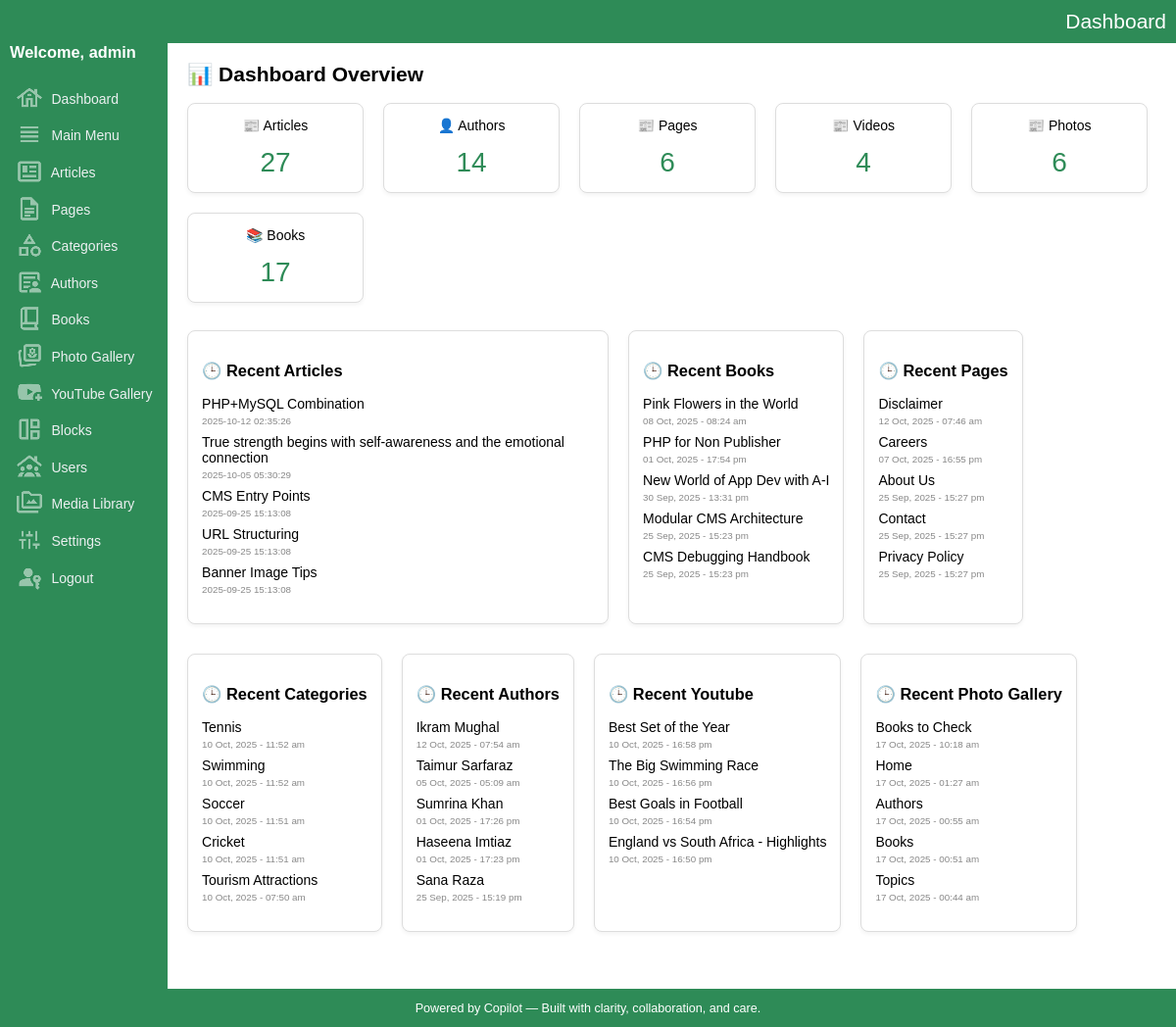
/admin/index.php (signed in), run on an earlier commit of the app's database.
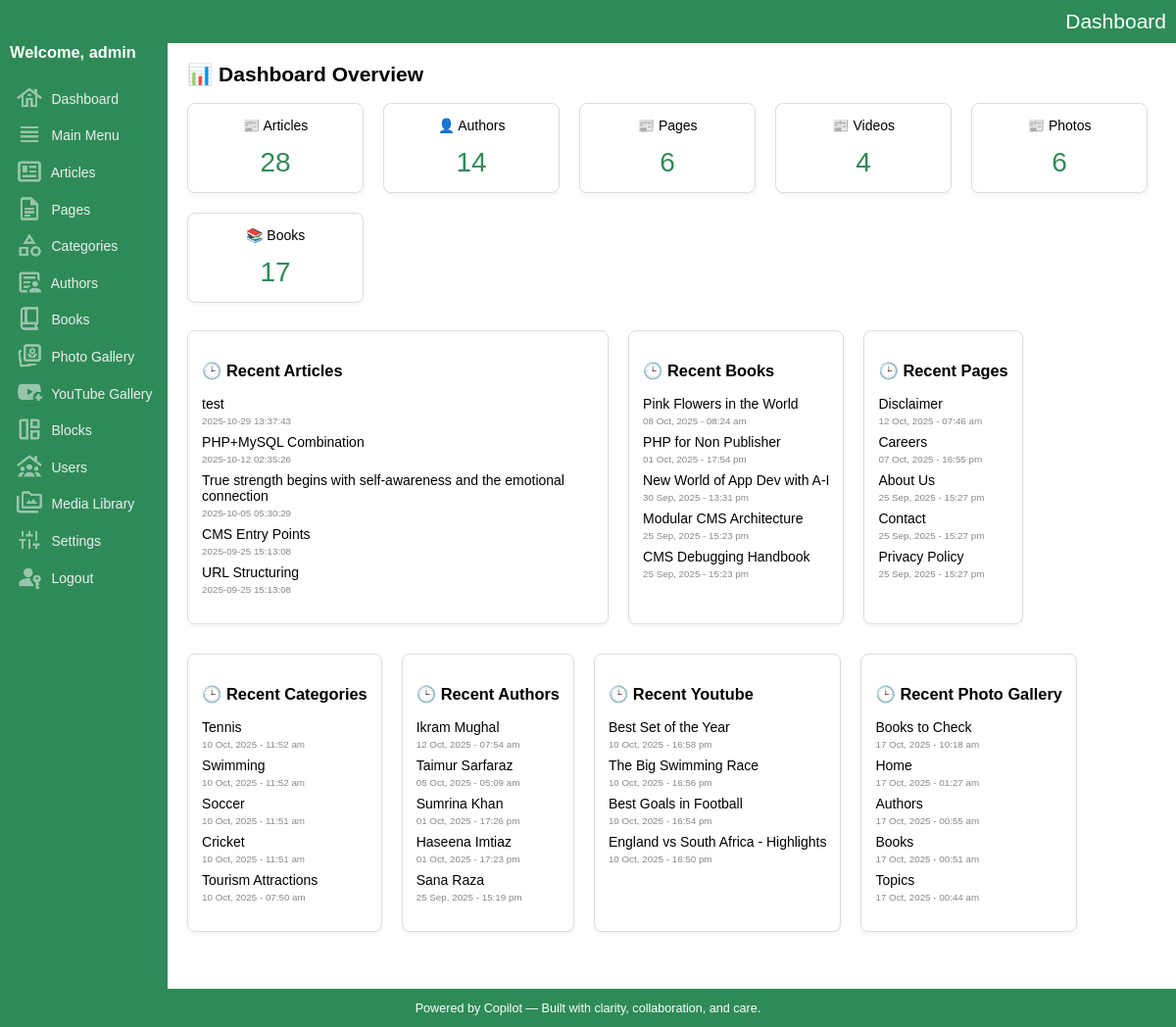
And on a later commit of the database.
### tables this page shows
CREATE TABLE IF NOT EXISTS `articles` (
  `key_articles` int(10) UNSIGNED NOT NULL AUTO_INCREMENT,
  `key_media_banner` int(10) UNSIGNED DEFAULT '0',
  `document_number` varchar(50) NOT NULL DEFAULT '',
  `title` varchar(300) NOT NULL DEFAULT '',
  `title_sub` varchar(300) NOT NULL DEFAULT '',
  `article_snippet` varchar(1000) NOT NULL DEFAULT '',
  `article_content` mediumtext NOT NULL,
  `content_type` varchar(30) NOT NULL DEFAULT '',
  `book_indent_level` tinyint(4) NOT NULL DEFAULT '0',
  `url` varchar(200) NOT NULL DEFAULT '',
  `banner_image_url` varchar(2000) DEFAULT '',
  `sort` smallint(6) NOT NULL DEFAULT '0',
  `entry_date_time` timestamp NOT NULL DEFAULT CURRENT_TIMESTAMP,
  `update_date_time` timestamp NOT NULL DEFAULT CURRENT_TIMESTAMP,
  `created_by` int(10) UNSIGNED DEFAULT NULL,
  `updated_by` int(10) UNSIGNED DEFAULT NULL,
  `status` enum('draft','on','off') DEFAULT 'draft',
  PRIMARY KEY (`key_articles`),
  KEY `fk_articles_media` (`key_media_banner`),
  KEY `entry_date_time` (`entry_date_time`),
  KEY `update_date_time` (`update_date_time`),
  KEY `document_number` (`document_number`)
);

CREATE TABLE IF NOT EXISTS `books` (
  `key_books` int(10) UNSIGNED NOT NULL AUTO_INCREMENT,
  `key_media_banner` int(10) UNSIGNED DEFAULT NULL,
  `title` varchar(200) NOT NULL DEFAULT '',
  `subtitle` varchar(200) NOT NULL DEFAULT '',
  `description` text NOT NULL,
  `banner_image_url` varchar(2000) DEFAULT '',
  `url` varchar(200) NOT NULL DEFAULT '',
  `author_name` varchar(200) NOT NULL DEFAULT '',
  `publisher` varchar(200) NOT NULL DEFAULT '',
  `publish_year` varchar(4) NOT NULL DEFAULT '',
  `isbn` varchar(17) DEFAULT '',
  `is_featured` tinyint(1) DEFAULT NULL,
  `language` varchar(50) DEFAULT NULL,
  `format` varchar(50) DEFAULT NULL,
  `weight_grams` int(11) DEFAULT NULL,
  `sku` varchar(50) DEFAULT NULL,
  `status` varchar(3) NOT NULL DEFAULT '',
  `sort` smallint(6) NOT NULL DEFAULT '0',
  `entry_date_time` timestamp NOT NULL DEFAULT CURRENT_TIMESTAMP,
  `update_date_time` timestamp NOT NULL DEFAULT CURRENT_TIMESTAMP ON UPDATE CURRENT_TIMESTAMP,
  `created_by` int(10) UNSIGNED DEFAULT NULL,
  `updated_by` int(10) UNSIGNED DEFAULT NULL,
  PRIMARY KEY (`key_books`),
  KEY `fk_books_media` (`key_media_banner`)
);

CREATE TABLE IF NOT EXISTS `pages` (
  `key_pages` int(10) UNSIGNED NOT NULL AUTO_INCREMENT,
  `key_media_banner` int(10) UNSIGNED DEFAULT NULL,
  `banner_image_url` varchar(2000) NOT NULL DEFAULT '',
  `title` varchar(200) NOT NULL DEFAULT '',
  `page_content` text NOT NULL,
  `url` varchar(200) NOT NULL DEFAULT '',
  `sort` smallint(6) NOT NULL DEFAULT '0',
  `status` varchar(3) NOT NULL DEFAULT '',
  `entry_date_time` timestamp NOT NULL DEFAULT CURRENT_TIMESTAMP,
  `update_date_time` timestamp NOT NULL DEFAULT CURRENT_TIMESTAMP,
  PRIMARY KEY (`key_pages`),
  KEY `fk_pages_media` (`key_media_banner`)
);

CREATE TABLE IF NOT EXISTS `categories` (
  `key_categories` int(10) UNSIGNED NOT NULL AUTO_INCREMENT,
  `key_media_banner` int(10) UNSIGNED NOT NULL DEFAULT '0',
  `name` varchar(200) NOT NULL DEFAULT '',
  `description` varchar(1000) NOT NULL DEFAULT '',
  `url` varchar(200) NOT NULL DEFAULT '',
  `banner_image_url` varchar(2000) NOT NULL DEFAULT '',
  `sort` smallint(6) NOT NULL DEFAULT '0',
  `status` varchar(3) NOT NULL DEFAULT '',
  `entry_date_time` timestamp NOT NULL DEFAULT CURRENT_TIMESTAMP,
  `category_type` enum('article','book','photo_gallery','video_gallery','global') NOT NULL DEFAULT 'global',
  PRIMARY KEY (`key_categories`)
);

CREATE TABLE IF NOT EXISTS `authors` (
  `key_authors` int(10) UNSIGNED NOT NULL AUTO_INCREMENT,
  `name` varchar(200) NOT NULL DEFAULT '',
  `email` varchar(200) NOT NULL DEFAULT '',
  `phone` varchar(50) NOT NULL DEFAULT '',
  `website` varchar(200) NOT NULL DEFAULT '',
  `url` varchar(200) NOT NULL DEFAULT '',
  `social_url_media1` varchar(200) NOT NULL DEFAULT '',
  `social_url_media2` varchar(200) NOT NULL DEFAULT '',
  `social_url_media3` varchar(200) NOT NULL DEFAULT '',
  `city` varchar(200) NOT NULL DEFAULT '',
  `state` varchar(200) NOT NULL DEFAULT '',
  `country` varchar(200) NOT NULL DEFAULT '',
  `banner_image_url` varchar(2000) DEFAULT '',
  `key_media_banner` int(10) UNSIGNED DEFAULT NULL,
  `description` varchar(2000) NOT NULL DEFAULT '',
  `status` varchar(3) NOT NULL DEFAULT '',
  `entry_date_time` timestamp NOT NULL DEFAULT CURRENT_TIMESTAMP,
  `update_date_time` timestamp NOT NULL DEFAULT CURRENT_TIMESTAMP,
  `created_by` int(10) UNSIGNED DEFAULT NULL,
  `updated_by` int(10) UNSIGNED DEFAULT NULL,
  PRIMARY KEY (`key_authors`),
  KEY `fk_authors_media` (`key_media_banner`)
);

CREATE TABLE IF NOT EXISTS `youtube_gallery` (
  `key_youtube_gallery` int(11) NOT NULL AUTO_INCREMENT,
  `key_media_banner` int(10) UNSIGNED DEFAULT NULL,
  `title` varchar(255) DEFAULT NULL,
  `youtube_id` varchar(20) DEFAULT NULL,
  `thumbnail_url` varchar(2000) DEFAULT NULL,
  `description` text,
  `status` varchar(50) DEFAULT NULL,
  `entry_date_time` datetime DEFAULT CURRENT_TIMESTAMP,
  `created_by` int(10) UNSIGNED DEFAULT NULL,
  `updated_by` int(10) UNSIGNED DEFAULT NULL,
  `url` varchar(200) DEFAULT NULL,
  PRIMARY KEY (`key_youtube_gallery`),
  KEY `fk_youtube_gallery_media` (`key_media_banner`)
);

CREATE TABLE IF NOT EXISTS `photo_gallery` (
  `key_photo_gallery` int(10) UNSIGNED NOT NULL AUTO_INCREMENT,
  `key_media_banner` int(10) UNSIGNED DEFAULT NULL,
  `title` varchar(255) DEFAULT NULL,
  `image_url` varchar(2000) DEFAULT NULL,
  `description` text,
  `status` varchar(3) DEFAULT '',
  `entry_date_time` datetime DEFAULT CURRENT_TIMESTAMP,
  `update_date_time` timestamp NOT NULL DEFAULT CURRENT_TIMESTAMP,
  `created_by` int(10) UNSIGNED DEFAULT NULL,
  `updated_by` int(10) UNSIGNED DEFAULT NULL,
  `url` varchar(200) DEFAULT NULL,
  `available_for_blocks` varchar(3) DEFAULT '',
  `css` varchar(500) NOT NULL DEFAULT '',
  `slideshow_enabled` tinyint(1) NOT NULL DEFAULT '1',
  `navigation_type` enum('arrows','slideshow','both','none') NOT NULL DEFAULT 'slideshow',
  PRIMARY KEY (`key_photo_gallery`),
  KEY `fk_photo_gallery_media` (`key_media_banner`)
);

### admin/index.php (the view, shortened to what the changed rows need)
<?php
include("../dbconnection.php");
function getCount($table, $statusCol = 'status') {
	global $conn;
	$sql = "SELECT COUNT(*) as count FROM $table WHERE $statusCol = 'on'";
	$result = $conn->query($sql);
	$row = $result->fetch_assoc();
	return $row["count"];
}
function getRecent($table, $titleCol, $dateCol, $limit = 5) {
	global $conn;
	$sql = "SELECT $titleCol, $dateCol FROM $table ORDER BY $dateCol DESC LIMIT $limit";
	$result = $conn->query($sql);
	$rows = [];
	while ($row = $result->fetch_assoc()) {
		$rows[] = $row;
	}
	return $rows;
}
$totalArticles = getCount("articles");
$recentArticles = getRecent("articles", "title", "entry_date_time", 5);
$recentBooks = getRecent("books", "title", "entry_date_time", 5);
$recentCategories = getRecent("categories", "name", "entry_date_time", 5);
$recentPages = getRecent("pages", "title", "entry_date_time", 5);
$recentAuthors = getRecent("authors", "name", "entry_date_time", 5);
$recentGallery = getRecent("photo_gallery", "title", "entry_date_time", 5);
$recentYoutube = getRecent("youtube_gallery", "title", "entry_date_time", 5);
?>
<!DOCTYPE html>
<html>
<head>
	<link rel="stylesheet" href="assets/css/style.css">
</head>
<body>
<div class="container">
	<div class="main">
		<h2>📊 Dashboard Overview</h2>
		<div class="dashboard-metrics">
			<div class="metric-box">📰 Articles<br><span><?= $totalArticles ?></span></div>
		</div>
		<div class="recents">
			<div class="recent-activity">
				<ul>
				<?php foreach ($recentArticles as $item): ?>
					<li><?= htmlspecialchars($item['title']) ?><br> <small><?= $item['entry_date_time'] ?></small></li>
				<?php endforeach; ?>
				</ul>
			</div>
			<div class="recent-activity">
				<ul>
				<?php foreach ($recentBooks as $item): ?>
					<li><?= htmlspecialchars($item['title']) ?><br> <small><?= date_format(date_create($item["entry_date_time"]), "d M, Y - H:i a") ?></small></li>
				<?php endforeach; ?>
				</ul>
			</div>
			<div class="recent-activity">
				<ul>
				<?php foreach ($recentPages as $item): ?>
					<li><?= htmlspecialchars($item['title']) ?><br> <small><?= date_format(date_create($item["entry_date_time"]), "d M, Y - H:i a") ?></small></li>
				<?php endforeach; ?>
				</ul>
			</div>
			<div class="recent-activity">
				<ul>
				<?php foreach ($recentCategories as $item): ?>
					<li><?= htmlspecialchars($item['name']) ?><br> <small><?= date_format(date_create($item["entry_date_time"]), "d M, Y - H:i a") ?></small></li>
				<?php endforeach; ?>
				</ul>
			</div>
			<div class="recent-activity">
				<ul>
				<?php foreach ($recentAuthors as $item): ?>
					<li><?= htmlspecialchars($item['name']) ?><br> <small><?= date_format(date_create($item["entry_date_time"]), "d M, Y - H:i a") ?></small></li>
				<?php endforeach; ?>
				</ul>
			</div>
			<div class="recent-activity">
				<ul>
				<?php foreach ($recentYoutube as $item): ?>
					<li><?= htmlspecialchars($item['title']) ?><br> <small><?= date_format(date_create($item["entry_date_time"]), "d M, Y - H:i a") ?></small></li>
				<?php endforeach; ?>
				</ul>
			</div>
			<div class="recent-activity">
				<ul>
				<?php foreach ($recentGallery as $item): ?>
					<li><?= htmlspecialchars($item['title']) ?><br> <small><?= date_format(date_create($item["entry_date_time"]), "d M, Y - H:i a") ?></small></li>
				<?php endforeach; ?>
				</ul>
			</div>
		</div>
	</div>
</div>
</body>
</html>

What changed in the data, as far as the page shows it:
no longer on this page (row unchanged): articles: title "Banner Image Tips", entry_date_time "2025-09-25 15:13:08"
added articles: title "test", entry_date_time "2025-10-29 13:37:43"
Also different on the page:
$totalArticles: "27" → "28"
